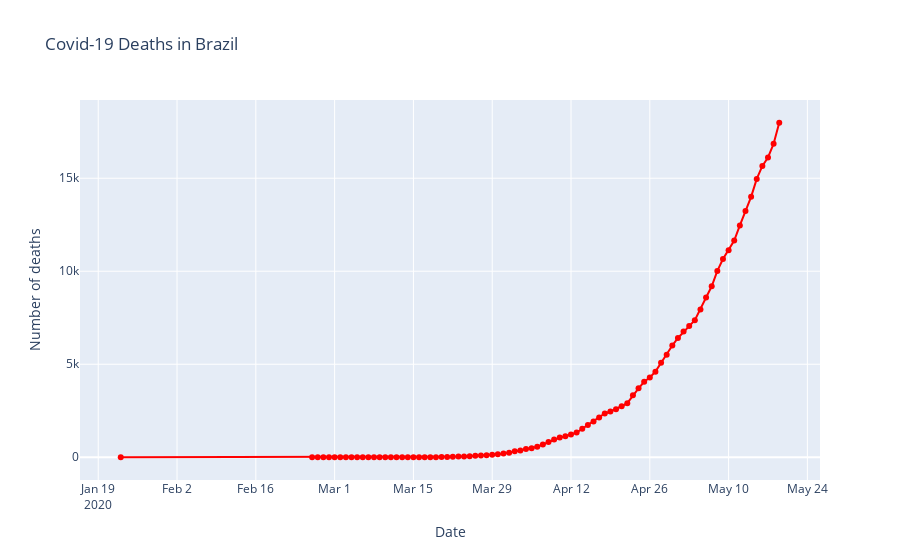

The code cell stored with this chart in its notebook:
### Markdown cell above
# 6- Mortes

### Code cell
fig = go.Figure()
fig.add_trace(
    go.Scatter(x=df2['observation_date'], y=df2['deaths'], 
               name="Deaths", mode='lines+markers', line={'color':'red'}))

fig.update_layout(title="Covid-19 Deaths in Brazil",
                  xaxis_title="Date",
                  yaxis_title="Number of deaths")
fig.show()
